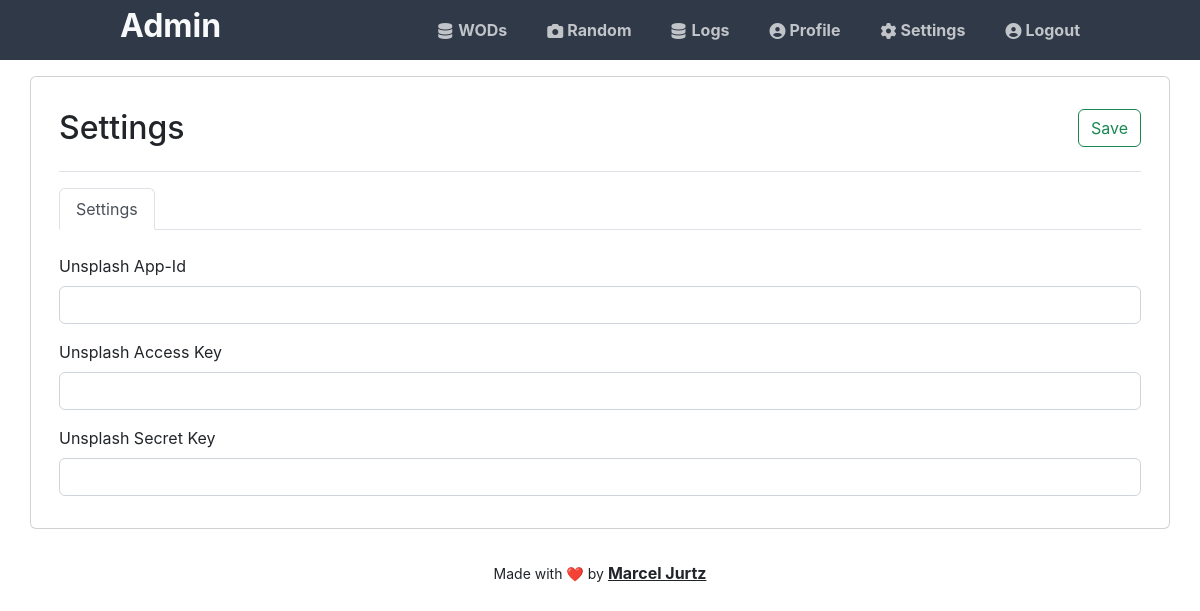
The page /admin/settings.php (signed in) on the database its author committed.
### tables this page shows
CREATE TABLE setting(
  id INT PRIMARY KEY AUTO_INCREMENT,
  systemname VARCHAR(50),
  displayname VARCHAR(50),
  value VARCHAR(500)
);

### admin/settings.php (the view, shortened to what this page needs)
<?php
$con = getConnection();
$stmt = $con->prepare('SELECT id, systemname, displayname, value FROM setting ORDER BY id LIMIT 100');
$stmt->execute();
$result = $stmt->get_result();
$settings = array();
while ($row = $result->fetch_assoc()) {
    $settings[] = $row;
}
?>
<!DOCTYPE html>
<html>
<?php include('./shared/head.inc.php') ?>
<body class="loggedin">
    <?php include('./shared/menu.inc.php'); ?>
    <div class="container card my-3">
        <div class="card-body">
            <div class="row">
                <div class="col-12">
                    <div class="d-flex justify-content-between border-bottom py-3 mb-3">
                        <h2>Settings</h2>
                        <div>
                            <input class="btn btn-outline-success" type="submit" value="Save" form="form-settings">
                        </div>
                    </div>
                </div>
            </div>
            <ul class="nav nav-tabs mb-4" id="tabMember" role="tablist">
                <li class="nav-item">
                    <a class="nav-link active" id="main-tab" data-bs-toggle="tab" href="#main" role="tab" aria-controls="main" aria-selected="true">
                        Settings
                    </a>
                </li>
            </ul>
            <div class="tab-content" id="tabMemberContent">
                <div class="tab-pane fade active show" id="main" role="tabpanel" aria-labelledby="main-tab">
                    <form id="form-settings" action="./save/settings.php" method="POST">
                        <?php foreach ($settings as $setting) : ?>
                            <div class="mb-3">
                                <label for="<?= $setting['systemname'] ?>" class="form-label"><?= $setting['displayname'] ?></label>
                                <input type="text" class="form-control" id="<?= $setting['systemname'] ?>" name="<?= $setting['systemname'] ?>" value="<?= $setting['value'] ?>" maxlength="500">
                            </div>
                        <?php endforeach; ?>
                    </form>
                </div>
            </div>
        </div>
    </div>
    <?php include('./shared/footer.inc.php'); ?>
</body>
</html>

### assets/css/stylesheet.css (style rules this page uses)
:root { --danger: #d66671; }
* { box-sizing: border-box; font-family: -apple-system, BlinkMacSystemFont, "segoe ui", roboto, oxygen, ubuntu, cantarell, "fira sans", "droid sans", "helvetica neue", Arial, sans-serif; font-size: 16px; -webkit-font-smoothing: antialiased; -moz-osx-font-smoothing: grayscale; }
html { height: 100%; }

### rows shown on the page
setting: displayname "Unsplash App-Id"
setting: displayname "Unsplash Access Key"
setting: displayname "Unsplash Secret Key"
